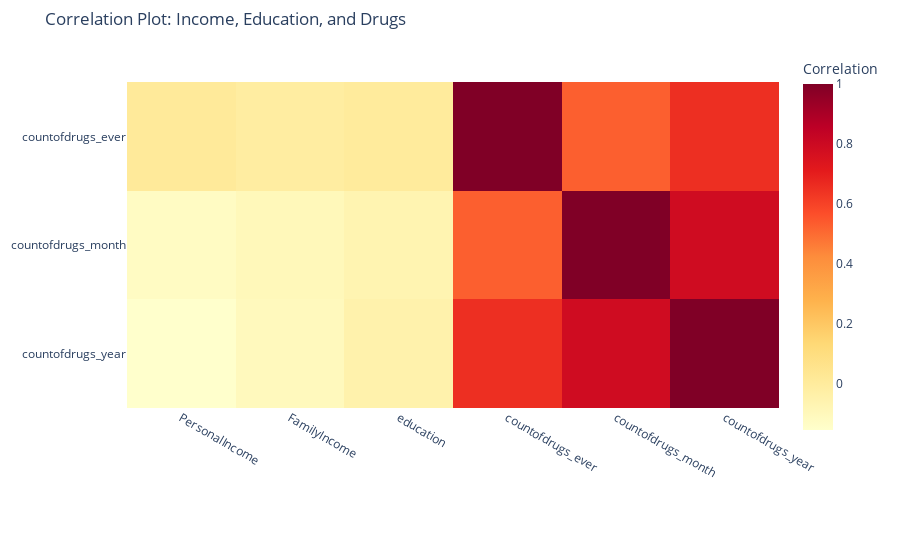

Here is the notebook cell this chart was saved with:
### Markdown cell above
Our expectations beforehand were that people with lower incomes are more likely to use drugs based on their economic and social circumstances. However, something else appears to emerge from the correlation plot based on our data. First, we only looked at the correlation between 'countofdrugs_ever' and 'personal income', 'family income', and education. However, we soon found that there was no correlation. We thought this might be due to the data. That is why we finally added 'countofdrugs_month' and 'countofdrugs_year' to see if our findings that we made in the beginning are correct. As can be seen from the correlation plot, there is no clear correlation between drug use and income and education.

### Code cell
df = pd.read_csv('nsduh_workforce_adults.csv')

columns = ['PersonalIncome', 'FamilyIncome', 'education', 'countofdrugs_ever', 'countofdrugs_month', 'countofdrugs_year']
selected_data = df[columns]

correlation_matrix = selected_data.corr()

fig = px.imshow(correlation_matrix.loc[['countofdrugs_ever', 'countofdrugs_month', 'countofdrugs_year'], :],
                labels=dict(color="Correlation"), color_continuous_scale='YlOrRd')


fig.update_layout(
    title='Correlation Plot: Income, Education, and Drugs',
    annotations=[
        dict(
            x=0.5,
            y=-0.35,
            xref='paper',
            yref='paper',
            text="Helped by the ChatGPT prompt: Maak een willekeurige correlatie plot gebaseerd op 4 verschillende data die ik zelf moet invoeren. 20-6-23",
            showarrow=False,
            font=dict(size=10)
        )
    ],
    margin=dict(l=50, r=50, t=50, b=120)
)

fig.show()

### Figure 1 — Plotly figure (JSON) as saved in the notebook; plotly's stock layout.template omitted (floating-point values rounded to 4 significant figures)
{"data": [{"coloraxis": "coloraxis", "hovertemplate": "x: %{x}<br>y: %{y}<br>Correlation: %{z}<extra></extra>", "name": "0", "type": "heatmap", "x": ["PersonalIncome", "FamilyIncome", "education", "countofdrugs_ever", "countofdrugs_month", "countofdrugs_year"], "xaxis": "x", "y": ["countofdrugs_ever", "countofdrugs_month", "countofdrugs_year"], "yaxis": "y", "z": [[0.01114, -0.01157, 0.005078, 1, 0.5277, 0.6524], [-0.1233, -0.09548, -0.06459, 0.5277, 1, 0.7879], [-0.1533, -0.1057, -0.04989, 0.6524, 0.7879, 1]]}], "layout": {"annotations": [{"font": {"size": 10}, "showarrow": false, "text": "Helped by the ChatGPT prompt: Maak een willekeurige correlatie plot gebaseerd op 4 verschillende data die ik zelf moet invoeren. 20-6-23", "x": 0.5, "xref": "paper", "y": -0.35, "yref": "paper"}], "coloraxis": {"colorbar": {"title": {"text": "Correlation"}}, "colorscale": [[0, "rgb(255,255,204)"], [0.125, "rgb(255,237,160)"], [0.25, "rgb(254,217,118)"], [0.375, "rgb(254,178,76)"], [0.5, "rgb(253,141,60)"], [0.625, "rgb(252,78,42)"], [0.75, "rgb(227,26,28)"], [0.875, "rgb(189,0,38)"], [1, "rgb(128,0,38)"]]}, "margin": {"b": 120, "l": 50, "r": 50, "t": 50}, "title": {"text": "Correlation Plot: Income, Education, and Drugs"}, "xaxis": {"anchor": "y", "constrain": "domain", "domain": [0, 1], "scaleanchor": "y"}, "yaxis": {"anchor": "x", "autorange": "reversed", "constrain": "domain", "domain": [0, 1]}}}
